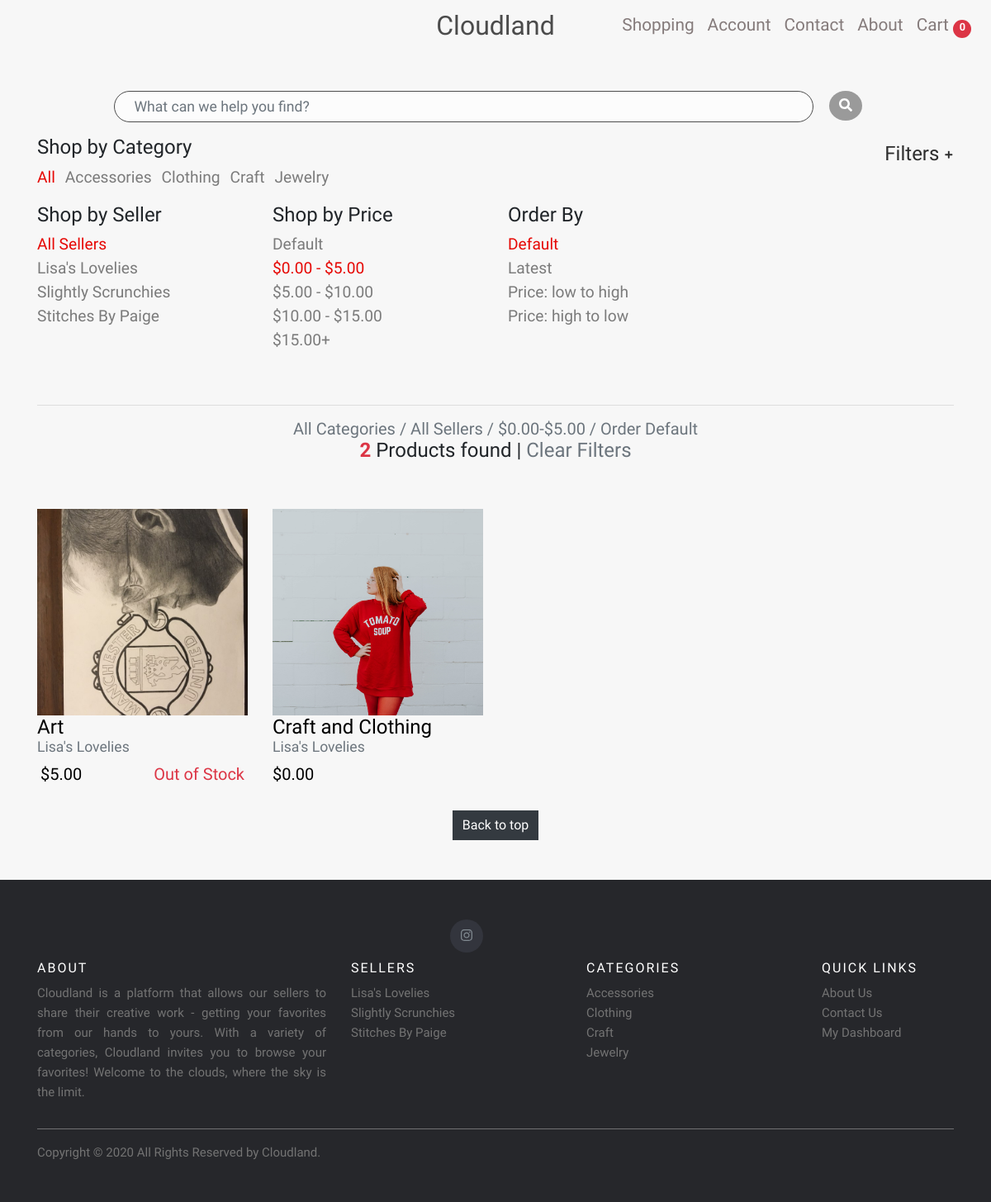
Before: /?min_price=0&max_price=5 with the older database file.
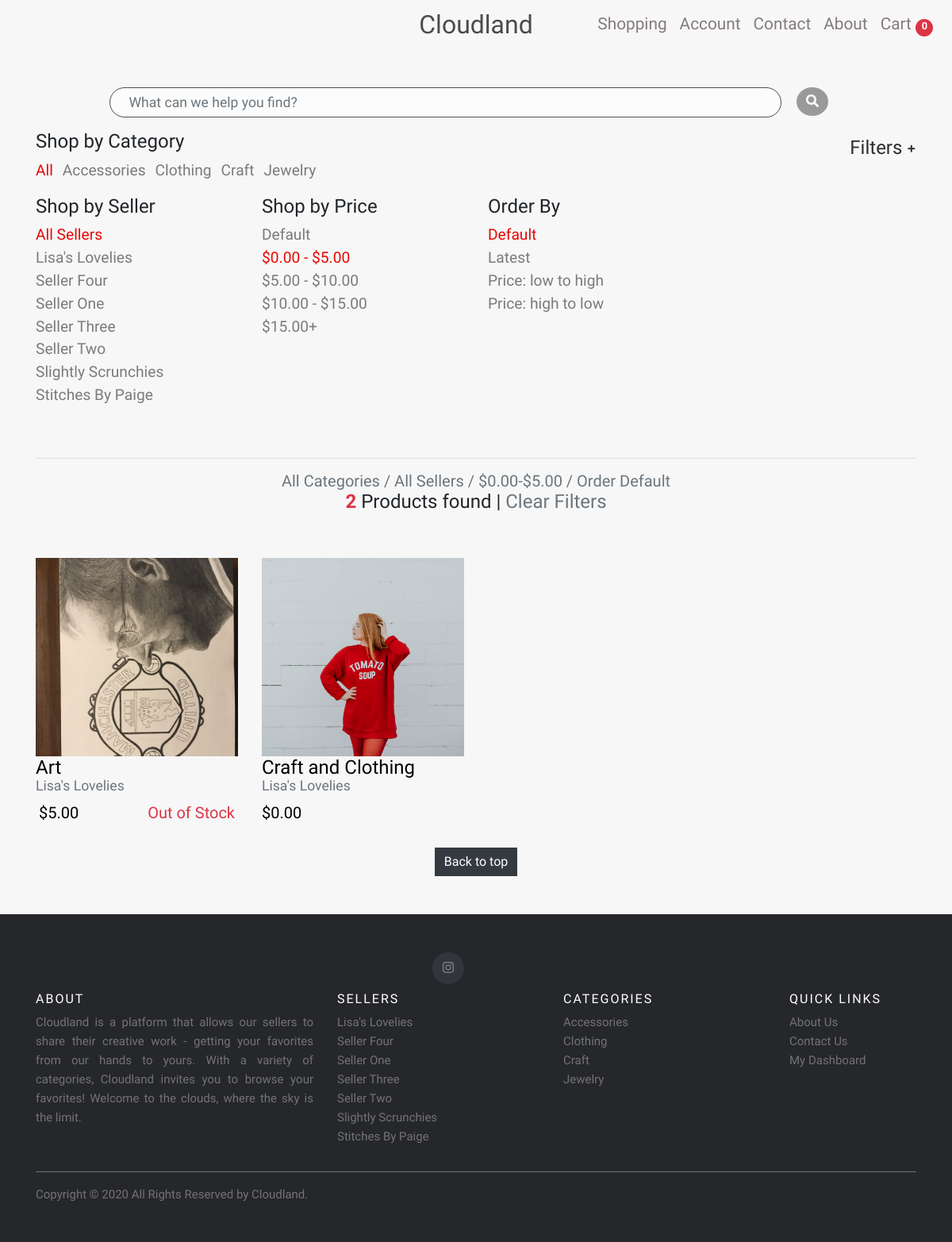
After: the same page with the newer database file.
### store/models.py (models this page shows, shortened)
class Category(models.Model):
    name = models.CharField(max_length=30)
    slug = models.SlugField(null=False, unique=True)
    class Meta:
        verbose_name_plural = "Categories"

class Seller(models.Model):
    user = models.OneToOneField(User, on_delete=models.CASCADE, null=True)
    profile_picture = models.ImageField(upload_to='seller_profiles', help_text="Upload your profile picture for our about page", blank=True, null=True)
    bio_description = models.TextField(max_length=500, default="", help_text="Brief bio describing who you are and what you do")
    seller_full_name = models.CharField(max_length=50)
    seller_listing_name = models.CharField(max_length=50)
    email = models.EmailField(max_length=50)
    date_added = models.DateField(auto_now_add=True)
    slug = models.SlugField(null=True, unique=True)
    is_active = models.BooleanField(default=True)

class Product(models.Model):
    product_id = models.AutoField(primary_key=True)
    product_name = models.CharField(max_length=30, help_text="Limit 30 characters")
    seller = models.ForeignKey(Seller, on_delete=models.CASCADE, null=True, blank=True)
    category = models.ManyToManyField(Category, help_text="Hold down “Control”, or “Command” on a Mac, to select more than one.")
    price = models.DecimalField(max_digits=6, decimal_places=2)
    shipping_cost = models.DecimalField(max_digits=6, decimal_places=2)
    description_short = models.TextField(max_length=100, default="", help_text="Limit 100 characters: Brief discription of the item")
    description_full = models.TextField(max_length=1000, default="", help_text="Your full item description when item details are viewed")
    product_image = models.ImageField(upload_to='product_images', help_text="There are no image size restrictions, but sqaure images will always render without any cropping.")
    date_listed = models.DateTimeField(auto_now_add=True)
    quantity = models.PositiveIntegerField(help_text="Quantity available - Default 1", default=1)
    total_purchases = models.PositiveIntegerField(default=0)

### store/views.py (the view)
# urls.py: path('', views.products_page_all, name='store-products-page-all-home'),
def products_page_all(request):
    resetDefaultFilters()
    getParamResolver(request)
    products = getProductsWithActiveFilters()
    args = {
        'products': products,
        'active': active,
        'filterPath': filterPath
    }
    return render(request, 'store/products-page.html', args)

### store/context_processors.py (called while the page is built)
def add_variables_to_context(request):
    return {
        'sellers': sellers,
        'categories': categories,
    }

### store/views.py (called while the page is built)
def resetDefaultFilters():
    global active_filters
    active_filters = {
        'seller': 'seller_All',
        'category': 'category_All',
        'price': 'price_default',
        'min_price': '',
        'max_price': '',
        'order_by': '?',
    }
    getActiveList()
    buildFilterPath

def getActiveList():
    active.clear()
    for key in active_filters:
        if active_filters[key] != '':
            active.append(active_filters[key])

### store/templates/store/products-page.html (shortened to what the changed rows need)
{% extends "store/base.html" %}
{% load static %}
{% block styles %}
<link href="{% static 'store/css/products-page-styles.css' %}" rel="stylesheet">{% endblock styles %}
{% block content %}
<div class="container body-content-buffer">
    <div id="category-menu-list">
        <div class="panel-group">
            <div class="panel panel-default">
                <div class="panel-heading">
                    <div class="row">
                        <div class="col-9">
                            <ul class="list-inline text-left" id="category-menu-items">
                                {% for category in categories %}
                                <li class="list-inline-item">
                                    <a id="{{ category.slug }}" href="{% url 'store-products-page-filter-category' category.slug %}">{{ category.name }}</a>
                                </li>
                                {% endfor %}
                            </ul>
                        </div>
                    </div>
                </div>
                <div id="collapse-filters" class="panel-collapse collapse show" data-parent="#filter-collapse-label">
                    <div class="row">
                        <div class="col-lg-3 col-md-4">
                            <ul class="list-group" id="category-menu-items" style="list-style-type: none;">
                                {% for seller in sellers %}
                                <li>
                                    <a id="{{ seller.slug}}" href="{% url 'store-products-page-filter-seller' seller.slug %}">{{ seller.seller_listing_name | capfirst}}</a>
                                </li>
                                {% endfor %}
                            </ul>
                        </div>
                    </div>
                    <br>
                    <br>
                </div>
            </div>
        </div>
    </div>
    <br>
    <div class="row" id="main">
        {% for product in products %}
        <div class="col-lg-3 col-md-4 col-sm-6 col-6 mt-auto mt-5">
            <a href="{% url 'store-view-item' product.product_id %}" class="card rounded-0 border-0 product-card mt-4">
                <div class="img-wrapper">
                    <div class="image">
                        <img class="card-img-top rounded-0 img-responsive" src="{{ product.product_image.url }}" id="card-image" alt="Product Image">
                    </div>
                </div>
            </a>
            <div class="card-body text-left" style="bottom: 0;">
                <a class="text-decoration-none" style="text-decoration: none; color: #000;" href="{% url 'store-view-item' product.product_id %}">
                    <h4 class="card-title">
                        {{ product.product_name }}
                    </h4>
                    <h5 class="text-muted" id="seller-name">{{product.seller.seller_listing_name }}</h5>
                    {% if product.quantity == 0 %}
                    <div class="row justify-content-between mx-1">
                        <h5 id="product-price">${{ product.price | floatformat:2 }}</h5>
                        <h5 class="text-danger">Out of Stock</h5>
                    </div>
                    {% else %}
                    <h5 id="product-price">${{ product.price | floatformat:2 }}</h5>
                    {% endif %}
                </a>
            </div>
        </div>
        {% endfor %}
    </div>
</div>
{% endblock content %}

### store/templates/store/base.html (shortened to what the changed rows need)
{% load static %}
<!DOCTYPE html>
<html lang="en">
<head>
    <link href="{% static 'store/vendor/bootstrap/css/bootstrap.min.css' %}" rel="stylesheet">
    <link href="{% static 'store/css/base-styles.css' %}" rel="stylesheet">
    <link rel="stylesheet" href="https://cdnjs.cloudflare.com/ajax/libs/font-awesome/4.7.0/css/font-awesome.min.css">
    <link href="http://maxcdn.bootstrapcdn.com/bootstrap/4.1.1/css/bootstrap.min.css" rel="stylesheet" id="bootstrap-css">
    {% block styles %}{% endblock styles %}
</head>
<body>
    <div id="top">
        {% block content %} {% endblock content %}
    </div>
</body>
<footer class="site-footer py-5 mt-5">
    <div class="container">
        <div class="row">
            <div class="col-md-3 col-sm-4 col-4">
                <ul class="footer-links">
                    {% for seller in sellers %}
                    <li>
                        <a id="{{ seller.slug }}" href="{% url 'store-products-page-filter-category' seller.slug %}">{{ seller.seller_listing_name }}</a>
                    </li>
                    {% endfor %}
                </ul>
            </div>
            <div class="col-md-3 col-sm-4 col-4">
                <ul class="footer-links">
                    {% for category in categories %}
                    <li>
                        <a id="{{ category.slug }}" href="{% url 'store-products-page-filter-category' category.slug %}">{{ category.name }}</a>
                    </li>
                    {% endfor %}
                </ul>
            </div>
        </div>
    </div>
</footer>
</html>

Changed rows visible on the page:
added Seller: seller_listing_name "Seller Four"
added Seller: seller_listing_name "Seller One"
added Seller: seller_listing_name "Seller Three"
added Seller: seller_listing_name "Seller Two"
